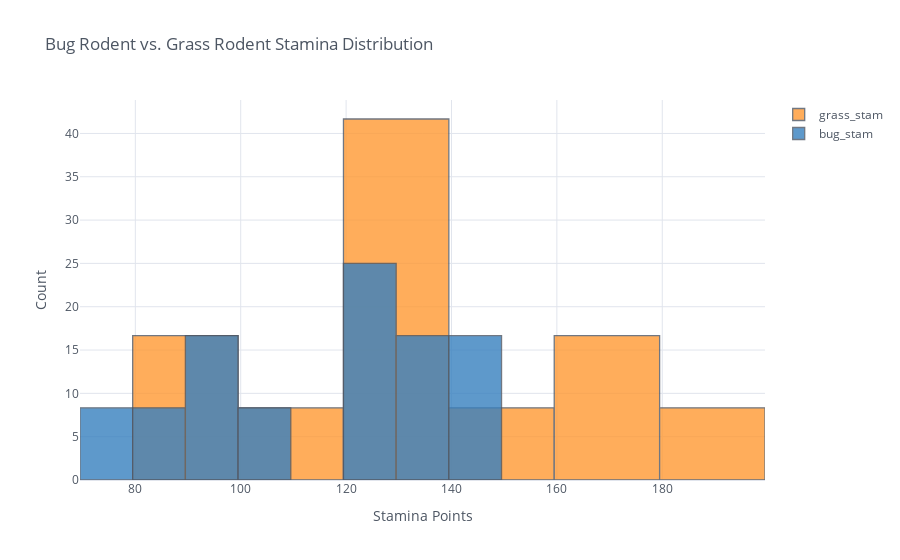

The code cell stored with this chart in its notebook:
### Code cell
#we can compare two distributions like this: 

df["grass_stam"] = df[df["primary"] == "Grass"]["stamina"]
df["bug_stam"] = df[df["primary"] == "Bug"]["stamina"]

df[["grass_stam", "bug_stam"]].iplot(kind = "histogram", bins = 10, histnorm = "percent", barmode = "overlay",
                                           theme = "white", 
                                           title = "Bug Rodent vs. Grass Rodent Stamina Distribution",
                                          xTitle = "Stamina Points", yTitle = "Count")

### Figure 1 — Plotly figure (JSON) as saved in the notebook; plotly's stock layout.template omitted (floating-point values rounded to 4 significant figures; data arrays with more than 128 entries replaced by an {"elided": "..."} marker saying what was removed)
{"data": [{"histfunc": "count", "histnorm": "percent", "marker": {"color": "rgba(255, 153, 51, 1.0)", "line": {"color": "#4D5663", "width": 1.3}}, "name": "grass_stam", "nbinsx": 10, "opacity": 0.8, "orientation": "v", "type": "histogram", "x": {"elided": "146 int values"}}, {"histfunc": "count", "histnorm": "percent", "marker": {"color": "rgba(55, 128, 191, 1.0)", "line": {"color": "#4D5663", "width": 1.3}}, "name": "bug_stam", "nbinsx": 10, "opacity": 0.8, "orientation": "v", "type": "histogram", "x": {"elided": "146 int values"}}], "layout": {"barmode": "overlay", "legend": {"bgcolor": "#FFFFFF", "font": {"color": "#4D5663"}}, "paper_bgcolor": "#FFFFFF", "plot_bgcolor": "#FFFFFF", "title": {"font": {"color": "#4D5663"}, "text": "Bug Rodent vs. Grass Rodent Stamina Distribution"}, "xaxis": {"gridcolor": "#E1E5ED", "showgrid": true, "tickfont": {"color": "#4D5663"}, "title": {"font": {"color": "#4D5663"}, "text": "Stamina Points"}, "zerolinecolor": "#E1E5ED"}, "yaxis": {"gridcolor": "#E1E5ED", "showgrid": true, "tickfont": {"color": "#4D5663"}, "title": {"font": {"color": "#4D5663"}, "text": "Count"}, "zerolinecolor": "#E1E5ED"}}}
